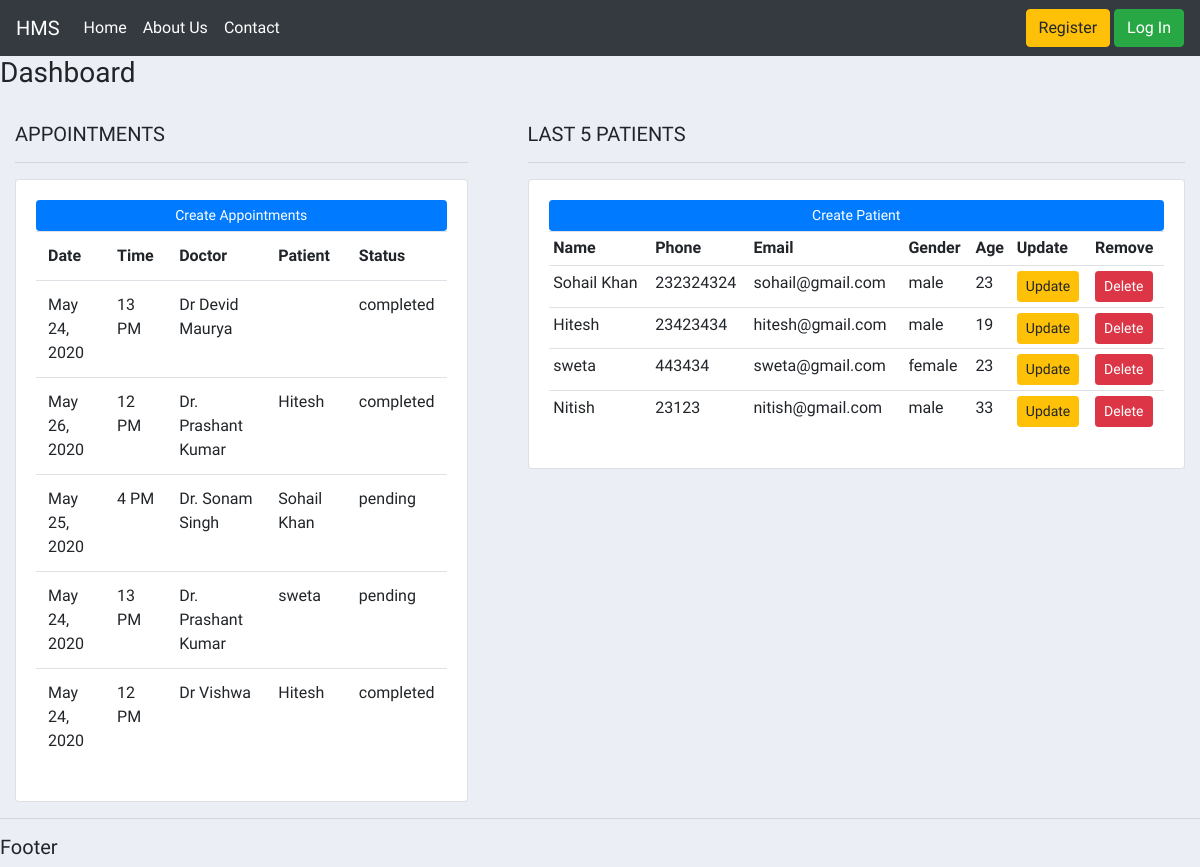
Page /receptionist/dashboard/ on the committed database.
### accounts/models.py (models this page shows, shortened)
class Appointments(models.Model):
    status_choice = (
        ('pending','pending'),
        ('completed','completed'),
    )
    date = models.DateField()
    time = models.CharField(max_length=30)
    doctor = models.ForeignKey(Doctor, null=True,on_delete=models.SET_NULL)
    patient = models.ForeignKey(Patient, null=True,on_delete=models.SET_NULL)
    status = models.CharField(default=1,choices=status_choice,max_length=100,null=True)

class Doctor(models.Model):
    gender_choice = (
        ('male','male'),
        ('female','female'),
        ('others','others'),
    )
    status_choice = (
        ('active','active'),
        ('non-active','non-active'),
    )
    name = models.CharField(max_length=100)
    phone = models.CharField(max_length=100)
    email = models.EmailField(max_length=100)
    gender = models.CharField(default=1,choices=gender_choice,max_length=100)
    age = models.IntegerField()
    status = models.CharField(default=1,choices=status_choice,max_length=100)
    department = models.CharField(max_length=100)
    attendance = models.IntegerField()
    salary = models.IntegerField()

class Patient(models.Model):
    gender_choice = (
        ('male','male'),
        ('female','female'),
        ('others','others'),
    )
    blood_group = (
        ('A+','A+'),
        ('A-','A-'),
        ('AB-','AB-'),
        ('O-','O-'),
        ('O+','O+'),
    )
    name = models.CharField(max_length=100)
    phone = models.CharField(max_length=100)
    email = models.EmailField(max_length=100)
    gender = models.CharField(default=1,choices=gender_choice,max_length=100)
    age = models.IntegerField()
    address = models.CharField(max_length=100)
    blood = models.CharField(default=1,choices=blood_group,max_length=100)
    med_reps = models.CharField(max_length=100)
    case_paper = models.CharField(max_length=100)
    user = models.ForeignKey(CustomUser, on_delete=models.CASCADE, null=True)

### accounts/views.py (the view)
# urls.py: path('receptionist/dashboard/', views.receptionist_dashboard, name="receptionist_dashboard"),
def receptionist_dashboard(request):
    patients = Patient.objects.all()
    appointments = Appointments.objects.all()
    total_appointments = appointments.count()
    appointments_done = appointments.filter(status='completed').count()
    appointments_pending = appointments.filter(status='pending').count()
    context = {
        'patients':patients,
        'appointments':appointments,
        'appointments_pending':appointments_pending,
        'appointments_done':appointments_done,
        'total_appointments':total_appointments,
    }
    return render(request, 'accounts/receptionist/dashboard.html',context)

### accounts/templates/accounts/receptionist/dashboard.html (shortened to what this page needs)
{% extends 'accounts/base.html' %}
{% block content %}
<h3>Dashboard</h3>
<br>
<div class="row">
    <div class="col-md-5">
        <div class="col">
        <h5>APPOINTMENTS</h5>
        <hr>
        <div class="card card-body">
            <a class="btn btn-primary btn-sm btn-block" href="{% url 'create_appointment' %}">Create Appointments</a>
            <table class="table tbale-sm">
                <tr>
                    <th>Date</th>
                    <th>Time</th>
                    <th>Doctor</th>
                    <th>Patient</th>
                    <th>Status</th>
                </tr>
                {% for appointment in appointments %}
                <tr>
                    <td>{{appointment.date}}</td>
                    <td>{{appointment.time}}</td>
                    <td>{{appointment.doctor.name}}</td>
                    <td>{{appointment.patient.name}}</td>
                    <td>{{appointment.status}}</td>
                </tr>
                {% endfor %}
            </table>
        </div>
    </div>
    </div>
    <div class="col-md-7">
        <div class="col">
        <h5>LAST 5 PATIENTS</h5>
        <hr>
        <div class="card card-body">
            <a class="btn btn-primary btn-sm" href="{% url 'create_patient' %}">Create Patient</a>
            <table class="table table-sm">
                <tr>
                    <th>Name</th>
                    <th>Phone</th>
                    <th>Email</th>
                    <th>Gender</th>
                    <th>Age</th>
                    <th>Update</th>
                    <th>Remove</th>
                </tr>
                {% for patient in patients %}
                <tr>
                    <td>{{patient.name}}</td>
                    <td>{{patient.phone}}</td>
                    <td>{{patient.email}}</td>
                    <td>{{patient.gender}}</td>
                    <td>{{patient.age}}</td>
                    <td><a href="{% url 'update_patient' patient.id %}"><button type="button" class="btn btn-warning btn-sm">Update</button></td>
                     <td><a href="{% url 'delete_patient' patient.id %}"><button type="button" class="btn btn-danger btn-sm">Delete</button></td>
                </tr>
                {% endfor %}
            </table>
        </div>
        </div>
    </div>
</div>
{% endblock %}

### accounts/templates/accounts/base.html (shortened to what this page needs)
{% load static %}
<!DOCTYPE html>
<html lang="en">
<head>
    <link rel="stylesheet" href="https://stackpath.bootstrapcdn.com/bootstrap/4.5.0/css/bootstrap.min.css">
    <link rel="stylesheet" type="text/css" href="{% static 'css/main.css' %}">
</head>
<body>
{% include 'accounts/component/navbar.html' %}
    {% block content %}
    {% endblock %}
    <hr>
    <h5>Footer</h5>
</body>
</html>

### accounts/templates/accounts/component/navbar.html (shortened to what this page needs)
{% load static %}
{% if user.role == 'patient' %}
<nav class="navbar navbar-expand-lg navbar-dark bg-dark">
    <a class="navbar-brand" href="#">HMS</a>
  <button class="navbar-toggler" type="button" data-toggle="collapse" data-target="#navbarNavAltMarkup" aria-controls="navbarNavAltMarkup" aria-expanded="false" aria-label="Toggle navigation">
    <span class="navbar-toggler-icon"></span>
  </button>
  <div class="collapse navbar-collapse" id="navbarNavAltMarkup">
    <div class="navbar-nav">
      <a class="nav-item nav-link active" href="{% url 'home' %}">Home<span class="sr-only">(current)</span></a>
      <a class="nav-item nav-link active" href="{% url 'about' %}">About Us</a>
        <a class="nav-item nav-link active" href="{% url 'contact' %}">Contact</a>
        <a class="nav-item nav-link active" href="{% url 'user_appointments' %}">Your Appointment's</a>
        <a class="nav-item nav-link active" href="{% url 'user_invoice' %}">Invoice & Payments</a>
        <a class="nav-item nav-link active" href="{% url 'user_profile' %}">Profile</a>
        <a class="nav-item nav-link active" href="{% url 'user_medical_history' %}">Medical History</a>
    </div>
    <div class="navbar-nav ml-auto">
      <form action="{% url 'logoutuser' %}" method="POST">
           {% csrf_token %}
           <button type="submit" class="btn btn-danger">Log Out</button>&nbsp;
      </form>
    </div>
  </div>
</nav>
{% else %}
<nav class="navbar navbar-expand-lg navbar-dark bg-dark">
    <a class="navbar-brand" href="#">HMS</a>
  <div class="collapse navbar-collapse" id="navbarNavAltMarkup">
    <div class="navbar-nav">
      <a class="nav-item nav-link active" href="{% url 'home' %}">Home<span class="sr-only">(current)</span></a>
      <a class="nav-item nav-link active" href="{% url 'about' %}">About Us</a>
        <a class="nav-item nav-link active" href="{% url 'contact' %}">Contact</a>
    </div>
    <div class="navbar-nav ml-auto">
      <a role="button" class="btn btn-warning" href="{% url 'register' %}">Register<span class="sr-only">(current)</span></a>&nbsp;
      <a class="btn btn-success" href="{% url 'loginuser' %}">Log In</a>
    </div>
  </div>
</nav>
{% endif %}

### accounts/templates/accounts/component/status.html (shortened to what this page needs)
{% load static %}

### static/css/main.css (style rules this page uses)
body { background-color: #ebeff5; }
* { font-family: 'Exo 2', sans-serif; }

### rows in the picture
Appointments: date "May 24, 2020", time "13 PM", doctor.name "Dr Devid Maurya", status "completed"
Appointments: date "May 26, 2020", time "12 PM", doctor.name "Dr. Prashant Kumar", patient.name "Hitesh", status "completed"
Appointments: date "May 25, 2020", time "4 PM", doctor.name "Dr. Sonam Singh", patient.name "Sohail Khan", status "pending"
Appointments: date "May 24, 2020", time "13 PM", doctor.name "Dr. Prashant Kumar", patient.name "sweta", status "pending"
Appointments: date "May 24, 2020", time "12 PM", doctor.name "Dr Vishwa", patient.name "Hitesh", status "completed"
Patient: name "Sohail Khan", phone "232324324", email "sohail@gmail.com", gender "male", age "23"
Patient: name "Hitesh", phone "23423434", email "hitesh@gmail.com", gender "male", age "19"
Patient: name "sweta", phone "443434", email "sweta@gmail.com", gender "female", age "23"
Patient: name "Nitish", phone "23123", email "nitish@gmail.com", gender "male", age "33"
